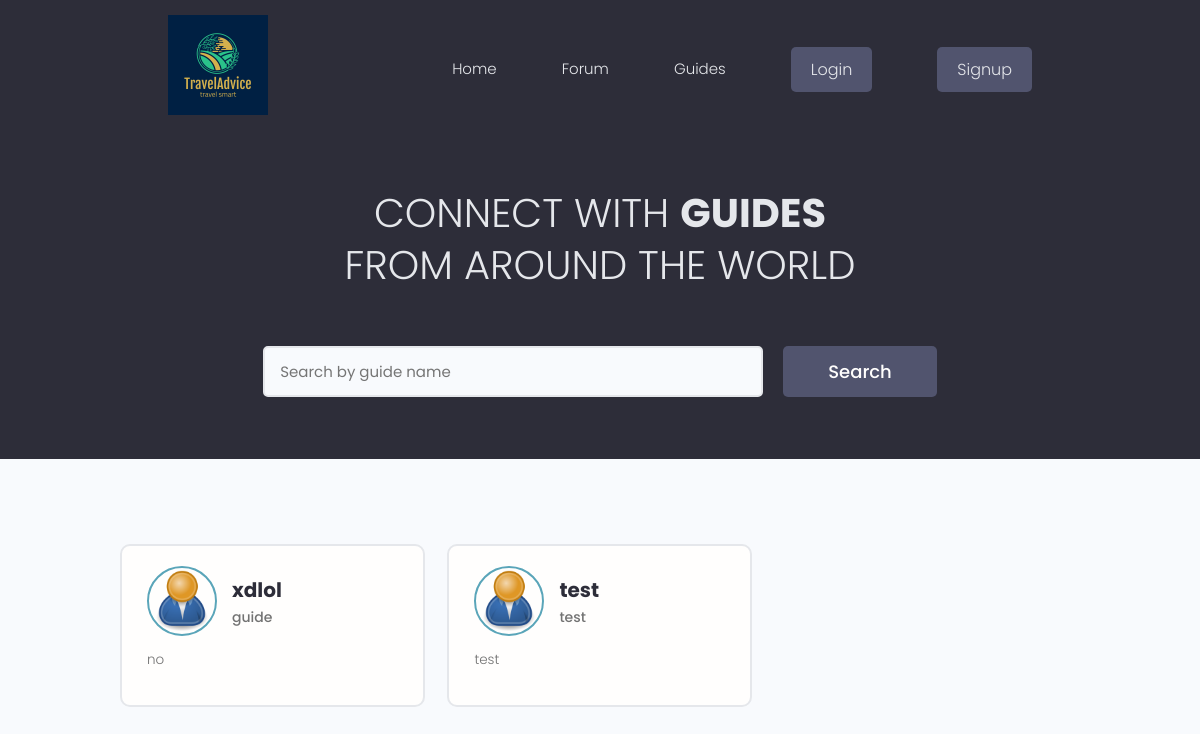
/users/, run on an earlier commit of the app's database.
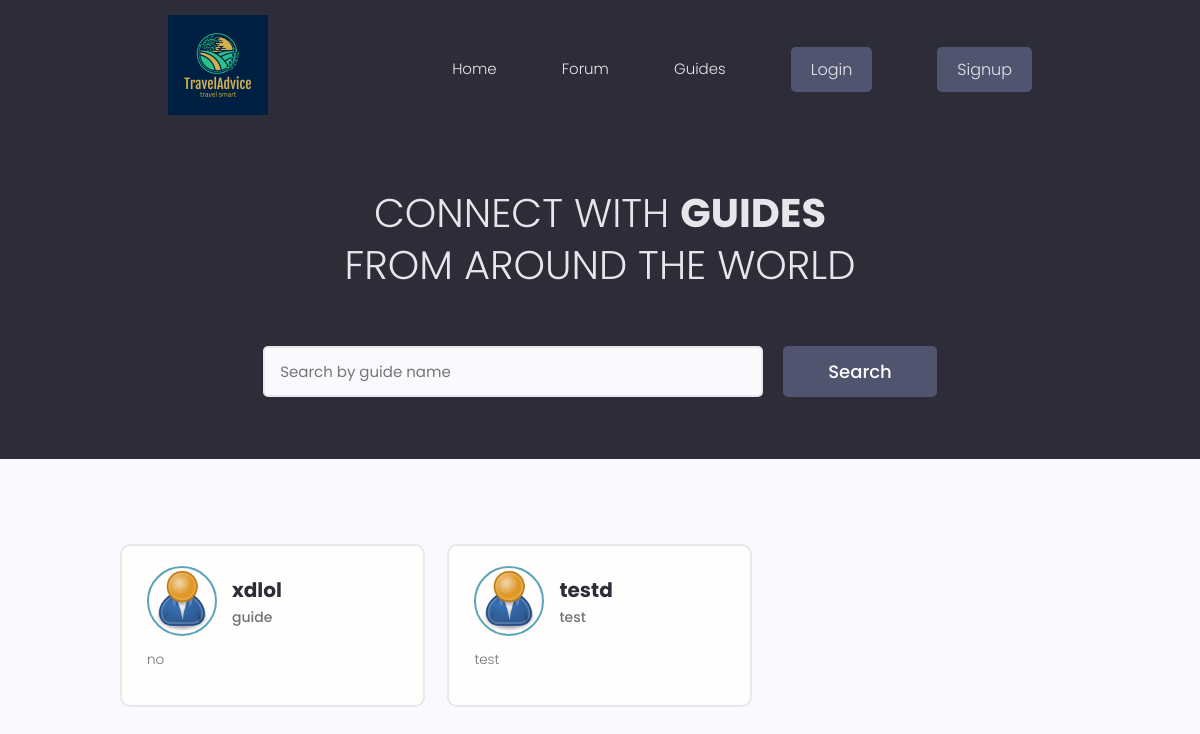
And on a later commit of the database.
### users/models.py (models this page shows, shortened)
class Profile(models.Model):
    user = models.OneToOneField(User, on_delete=models.CASCADE, null=True, blank=True)
    name = models.CharField(max_length=200, blank=True, null=True)
    email = models.EmailField(max_length=500, blank=True, null= True)
    username =  models.CharField(max_length=200, blank=True, null=True)
    location =  models.CharField(max_length=200, blank=True, null=True)
    short_intro = models.CharField(max_length=200, blank = True, null=True)
    bio = models.TextField(blank=True,null=True)
    profile_image = models.ImageField(
        null=True, blank=True, upload_to='profiles/', default= "profiles/user-default.png")
    created = models.DateTimeField(auto_now_add=True)
    id = models.UUIDField(default=uuid.uuid4, unique=True, primary_key=True,editable=False)

### users/views.py (the view)
# urls.py: path('', views.profiles, name="profiles"),
def profiles(request):
    profiles = Profile.objects.all()
    context = {'profiles': profiles}
    return render(request, 'users/profiles.html', context)

### forum/context_processors.py (called while the page is built, shortened)
def searchFunction(request):
    search_context = {}
    posts = Post.objects.all()
    return search_context

### users/templates/users/profiles.html (shortened to what this page needs)
{% extends 'main.html' %}
{% block content %}
 <main class="home">
    <section class="hero-section text-center">
      <div class="container container--narrow">
        <div class="hero-section__box">
          <h2>CONNECT WITH <span>GUIDES</span></h2>
          <h2>FROM AROUND THE WORLD</h2>
        </div>
        <div class="hero-section__search">
          <form class="form" action="#" method="get">
            <div class="form__field">
              <input class="input input--text" id="formInput#search" type="text" name="text"
                placeholder="Search by guide name" />
            </div>
            <input class="btn btn--sub btn--lg" type="submit" value="Search" />
          </form>
        </div>
      </div>
    </section>
    <section class="devlist">
      <div class="container">
        <div class="grid grid--three">
            {% for profile in profiles %}
            {% if not profile.user.is_staff %}
          <div class="column card">
            <div class="dev">
              <a href="{% url 'guide-profile' profile.id %}" class="card__body">
                <div class="dev__profile">
                  <img class="avatar avatar--md" src="{{ profile.profile_image.url }}"
                  alt="image" />
                  <div class="dev__meta">
                    <h3>{{ profile.name }}</h3>
                    <h5>{{ profile.short_intro|slice:"60"}}</h5>
                  </div>
                </div>
                <p class="dev__info">{{ profile.bio|slice:"150" }}</p>
              </a>
            </div>
          </div>
          {% endif %}
          {% endfor %}
        </div>
      </div>
    </section>
  </main>
{% endblock content %}

What changed in the data, as far as the page shows it:
changed Profile "test": name "test" → "testd"
